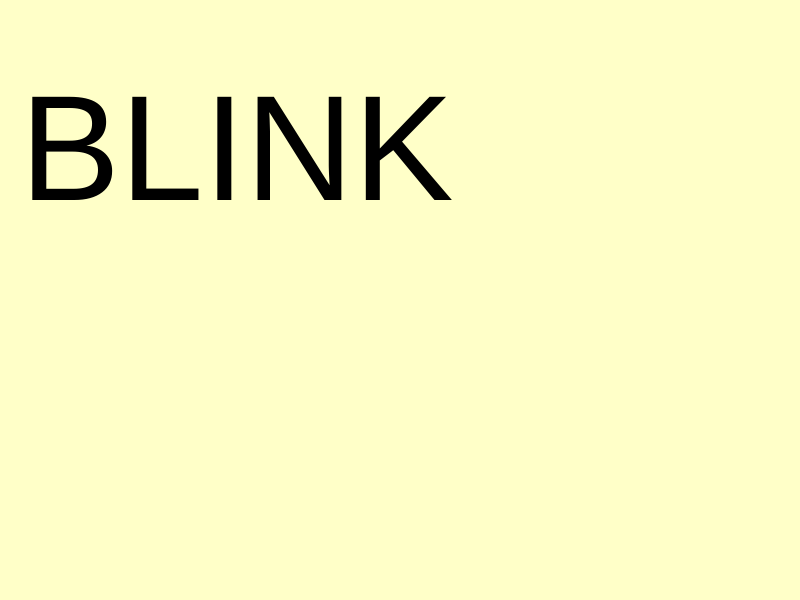
Frame 1 (no input)
Frame 60 (no input): blank canvas, image omitted
Frame 120 (the mouse pressed at the canvas centre since frame 60): identical to frame 1, image omitted

The p5.js sketch that drew this single still picture (run headless with seeded random() and noise() and a simulated clock; from frame 60 on, the mouse is pressed at the canvas centre):

// p5.js sketch
// ── sketch.js
function setup() {
  createCanvas(800,600);
  textSize(150);
  
}

function draw() {
  background(255,255,200);
  
  var t = floor(millis()%1000); //perpadeig fictiu

if (t<500){
  
  text("BLINK",20,200);
  
}
  
}
